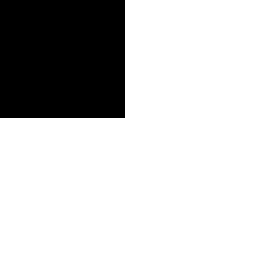
#> input picture mask.png, 279 x 273 px, given as the content of the folder C:/Users/PlicEduard/AI/more/classes/first_letter, which was not available
$ python bounaries_v3.0.py
#> lines starting #> are read from the running program, lines starting #| are printed output that depends on the picture; after the words box and inside, x2 and y2 are one past the last pixel; in counts of white or black regions, pixels touching at a corner belong together; pictures that were not available may be replaced by others from this repository, and a replacement may not be noted
#> in process_images_in_folder, picture is the input picture: shape (273, 279, 3); 80.6% white; 1 black region, box (x1, y1, x2, y2) and area: (0, 0, 125, 118) 14750
import os
from tqdm import tqdm
import cv2
import numpy as np
import statistics
from PIL import Image, ImageDraw
import pandas as pd
import math
import sunpy.coordinates
from datetime import datetime
import csv

def enhance_image_cv2(img, visualisation=False):
    # if not too dark then make it white
#> called with visualisation = False
    k=220
    low = (0,0,0)
    high = (k,k,k)

    mask = cv2.inRange(img, low, high)
    mask = 255 - mask
    if visualisation == True:
        cv2.imshow("mask", mask)
        cv2.waitKey(0)
        cv2.destroyAllWindows()

    blured = cv2.GaussianBlur(mask,(3,3),cv2.BORDER_DEFAULT)
    if visualisation == True:
        cv2.imshow("blured", blured)
        cv2.waitKey(0)
        cv2.destroyAllWindows()


    mask2 = cv2.inRange(blured, 0, 200)
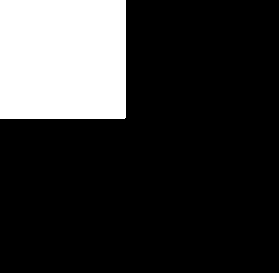
#> mask2: shape (273, 279); 19.7% white; 1 white region, box (x1, y1, x2, y2) and area: (0, 0, 126, 119) 14993

    mask2 = 255 - mask2
    if visualisation == True:
        cv2.imshow("mask2", mask2)
        cv2.waitKey(0)
        cv2.destroyAllWindows()


    return mask2

def find_rectangles(enhanced, base, file, path):
#> called with file = 'mask.png', path = '_only/mask.png'
    finding_status = True
    # some more adjustments
    thresh = cv2.adaptiveThreshold(enhanced, 255, cv2.ADAPTIVE_THRESH_MEAN_C, cv2.THRESH_BINARY, 11, 2)
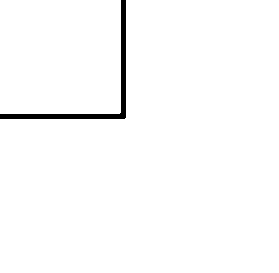
#> thresh: shape (273, 279); 98.4% white; 1 black region
    contours, hierarchy = cv2.findContours(thresh, cv2.RETR_LIST, cv2.CHAIN_APPROX_SIMPLE)
#> contours = 2 contours; box (x1, y1, x2, y2) and area: (0, 0, 279, 273) 60624, (0, 0, 121, 114) 13560

    # scanning contours
    for i, cnt in enumerate(contours):
        approx = cv2.approxPolyDP(cnt, 0.01 * cv2.arcLength(cnt, True), True)
        if len(approx) == 4:
            x, y, w, h = cv2.boundingRect(approx)
            if 10 < w < 300 and 10 < h < 300:
                # Extract the region of interest
                contour_length = cv2.arcLength(cnt, True)
                contour_area = cv2.contourArea(cnt)
                pravdivovost, uhel = is_parallel(approx)
                if pravdivovost == True:
                    pravdivost, value = is_thin(approx)
                    if pravdivost == False:
                        if finding_status == True:
                            finding_status = False
                        else:
                            log_file = open(log_path, 'a', encoding='utf-8')
                            log_file.write(f'Obrázek {file} má více obdélníků.\n')
                            log_file.close()
                        mask = np.zeros_like(base, dtype=np.uint8)
                        cv2.drawContours(mask, [approx], -1, color=(255,255,255), thickness=cv2.FILLED)
                        mask_inverted = ~mask
                        roi_whole_image = cv2.bitwise_or(base, mask_inverted)
                        cv2.imwrite(path, roi_whole_image)
#> this loop made 2 passes
#> (x, y, w, h, contour_length, contour_area, angle1 in is_parallel, angle2 in is_parallel) on pass 2: (0, 0, 121, 114, 465.4, 13559.5, 0, 0.00833)
#> pass 2, in find_rectangles, `mask_inverted = ~mask`:
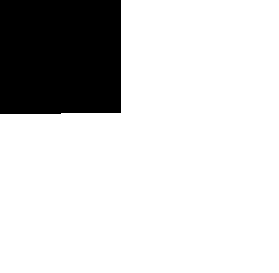
#> mask_inverted: shape (273, 279, 3); 82% white; 1 black region, box (x1, y1, x2, y2) and area: (0, 0, 121, 114) 13734
#> after the loop, finding_status = False

            # Extract the region of interest
    if finding_status == True:
        log_file = open(log_path, 'a', encoding='utf-8')
        log_file.write(f'Obrázek {file} nemá obdélník.\n')
        log_file.close()
def is_thin(approx, boundary=28):
    try:
        appr = sorted(approx, key=lambda c: c[0][0])
        pa, pb = sorted(appr[:2], key=lambda c: c[0][1])
        pc, pd = sorted(appr[2:], key=lambda c: c[0][1])

        provided_points = np.array([pa, pb, pc, pd])

        # Calculate pairwise distances between all provided points
        distances = np.sqrt(np.sum((provided_points[:, None] - provided_points) ** 2, axis=-1))
        min_distance_list = []
        for i in range(len(provided_points)):
            for j in range(i + 1, len(provided_points)):
                distance = distances[i, j]
                min_distance_list.append(distance)
                if distance < boundary:
                    print('HIT')
                    return True, min(min_distance_list)
        return False, min(min_distance_list)
    except:
        print('------ERROR------')

def is_parallel(approx, boundary=8):
    # Ensure there are exactly 4 points
    if len(approx) != 4:
        return False

    # Sort the points
    sorted_approx = sorted(approx, key=lambda c: (c[0][0], c[0][1]))
    pa, pb = sorted(sorted_approx[:2], key=lambda c: c[0][1])
    pc, pd = sorted(sorted_approx[2:], key=lambda c: c[0][1])

    # Calculate angles between lines formed by the points
    angle1 = math.atan2(pa[0][1] - pb[0][1], pa[0][0] - pb[0][0]) - math.atan2(pc[0][1] - pd[0][1], pc[0][0] - pd[0][0])
    angle2 = math.atan2(pa[0][1] - pc[0][1], pa[0][0] - pc[0][0]) - math.atan2(pb[0][1] - pd[0][1], pb[0][0] - pd[0][0])

    # Check if the absolute degrees of the angles are within the boundary
    if abs(math.degrees(angle1)) < boundary and abs(math.degrees(angle2)) < boundary:
        return True, (math.degrees(angle1),math.degrees(angle2))
    else:
        return False, (math.degrees(angle1),math.degrees(angle2))

def process_images_in_folder(folder_path):
    for root, dirs, files in os.walk(folder_path):
        for file in files:
            if file.lower().endswith(('.png', '.jpg', '.jpeg')):
                image_path = os.path.join(root, file)
                picture = cv2.imread(image_path)

                if picture is not None:
                    enhanced_picture = enhance_image_cv2(picture)
                    find_rectangles(enhanced_picture, picture, file, image_path)

# Set the folder path where your images are located
folder_path = r'C:\Users\PlicEduard\AI\more\classes\first_letter'
log_path = os.path.join(folder_path, 'log.txt')

# Call the function to process images in the specified folder
process_images_in_folder(folder_path)
